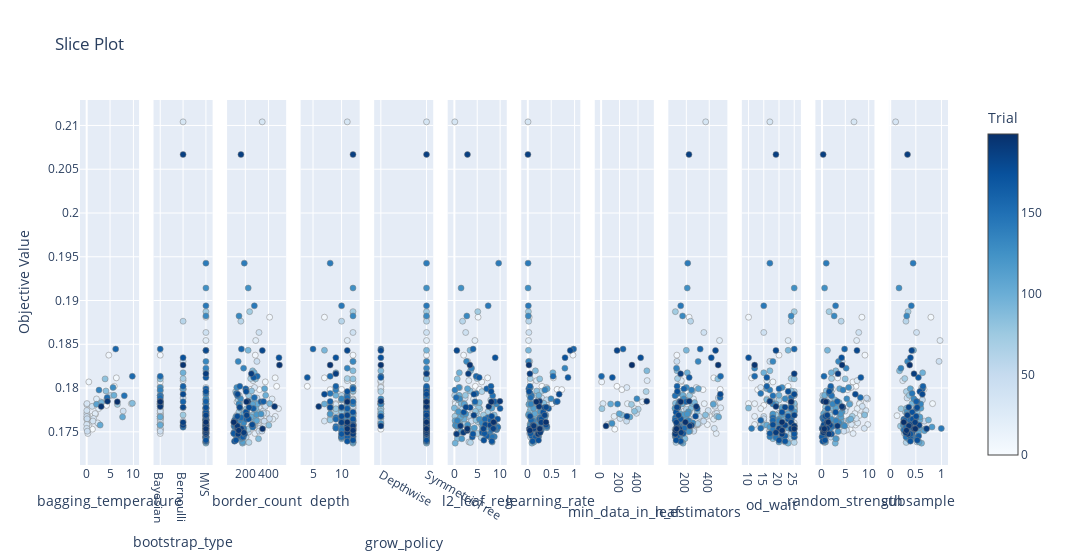

Source (notebook cell):
### Code cell
# Hyperparameters to score dependency

optuna.visualization.plot_slice(study)

### Figure 1 — Plotly figure (JSON) as saved in the notebook; plotly's stock layout.template omitted (floating-point values rounded to 4 significant figures; data arrays with more than 128 entries replaced by an {"elided": "..."} marker saying what was removed)
{"data": [{"marker": {"color": [0, 2, 4, 5, 7, 8, 10, 11, 12, 13, 15, 16, 17, 18, 19, 20, 21, 23, 24, 25, 28, 30, 31, 32, 34, 35, 36, 37, 38, 39, 40, 42, 43, 45, 47, 60, 66, 74, 82, 84, 87, 94, 99, 103, 104, 110, 129, 137, 149, 153, 155, 158, 193, 194, 199], "colorbar": {"title": {"text": "Trial"}, "x": 1, "xpad": 40}, "colorscale": [[0, "rgb(247,251,255)"], [0.125, "rgb(222,235,247)"], [0.25, "rgb(198,219,239)"], [0.375, "rgb(158,202,225)"], [0.5, "rgb(107,174,214)"], [0.625, "rgb(66,146,198)"], [0.75, "rgb(33,113,181)"], [0.875, "rgb(8,81,156)"], [1, "rgb(8,48,107)"]], "line": {"color": "Grey", "width": 0.5}, "showscale": true}, "mode": "markers", "name": "Feasible Trial", "showlegend": false, "type": "scatter", "x": [5.896, 1.229, 4.243, 6.343, 4.73, 1.06, 0.4539, 1.877, 0.3127, 0.4784, 2.934, 9.544, 0.1246, 2.649, 2.55, 0.2262, 0.245, 1.806, 0.01117, 2.101, 0.03183, 2.363, 0.0595, 0.124, 0.01588, 1.46, 1.331, 0.002172, 0.01708, 0.03165, 7.809, 1.166, 0.1227, 0.006366, 0.08452, 5.131, 4.253, 6.574, 3.939, 4.118, 9.774, 3.137, 5.841, 2.885, 7.673, 2.1, 5.635, 2.633, 8.045, 4.378, 9.765, 6.205, 4.451, 3.097, 6.553], "xaxis": "x", "y": [0.1802, 0.1753, 0.178, 0.1812, 0.1838, 0.1767, 0.1807, 0.177, 0.1758, 0.1758, 0.1784, 0.1782, 0.1758, 0.1759, 0.1776, 0.1768, 0.1748, 0.1771, 0.1764, 0.1788, 0.1781, 0.176, 0.1782, 0.1752, 0.1758, 0.1765, 0.1762, 0.1754, 0.1771, 0.1774, 0.1774, 0.1779, 0.1751, 0.1768, 0.1765, 0.1792, 0.1786, 0.1781, 0.181, 0.1797, 0.1783, 0.1783, 0.1792, 0.1758, 0.1767, 0.1781, 0.1801, 0.1798, 0.1791, 0.1789, 0.1813, 0.1844, 0.1785, 0.1779, 0.1784], "yaxis": "y"}, {"marker": {"color": {"elided": "200 int values"}, "colorbar": {"title": {"text": "Trial"}, "x": 1, "xpad": 40}, "colorscale": [[0, "rgb(247,251,255)"], [0.125, "rgb(222,235,247)"], [0.25, "rgb(198,219,239)"], [0.375, "rgb(158,202,225)"], [0.5, "rgb(107,174,214)"], [0.625, "rgb(66,146,198)"], [0.75, "rgb(33,113,181)"], [0.875, "rgb(8,81,156)"], [1, "rgb(8,48,107)"]], "line": {"color": "Grey", "width": 0.5}, "showscale": false}, "mode": "markers", "name": "Feasible Trial", "showlegend": false, "type": "scatter", "x": {"elided": "200 str values"}, "xaxis": "x2", "y": {"elided": "200 float values"}, "yaxis": "y2"}, {"marker": {"color": {"elided": "200 int values"}, "colorbar": {"title": {"text": "Trial"}, "x": 1, "xpad": 40}, "colorscale": [[0, "rgb(247,251,255)"], [0.125, "rgb(222,235,247)"], [0.25, "rgb(198,219,239)"], [0.375, "rgb(158,202,225)"], [0.5, "rgb(107,174,214)"], [0.625, "rgb(66,146,198)"], [0.75, "rgb(33,113,181)"], [0.875, "rgb(8,81,156)"], [1, "rgb(8,48,107)"]], "line": {"color": "Grey", "width": 0.5}, "showscale": false}, "mode": "markers", "name": "Feasible Trial", "showlegend": false, "type": "scatter", "x": {"elided": "200 int values"}, "xaxis": "x3", "y": {"elided": "200 float values"}, "yaxis": "y3"}, {"marker": {"color": {"elided": "200 int values"}, "colorbar": {"title": {"text": "Trial"}, "x": 1, "xpad": 40}, "colorscale": [[0, "rgb(247,251,255)"], [0.125, "rgb(222,235,247)"], [0.25, "rgb(198,219,239)"], [0.375, "rgb(158,202,225)"], [0.5, "rgb(107,174,214)"], [0.625, "rgb(66,146,198)"], [0.75, "rgb(33,113,181)"], [0.875, "rgb(8,81,156)"], [1, "rgb(8,48,107)"]], "line": {"color": "Grey", "width": 0.5}, "showscale": false}, "mode": "markers", "name": "Feasible Trial", "showlegend": false, "type": "scatter", "x": {"elided": "200 int values"}, "xaxis": "x4", "y": {"elided": "200 float values"}, "yaxis": "y4"}, {"marker": {"color": {"elided": "200 int values"}, "colorbar": {"title": {"text": "Trial"}, "x": 1, "xpad": 40}, "colorscale": [[0, "rgb(247,251,255)"], [0.125, "rgb(222,235,247)"], [0.25, "rgb(198,219,239)"], [0.375, "rgb(158,202,225)"], [0.5, "rgb(107,174,214)"], [0.625, "rgb(66,146,198)"], [0.75, "rgb(33,113,181)"], [0.875, "rgb(8,81,156)"], [1, "rgb(8,48,107)"]], "line": {"color": "Grey", "width": 0.5}, "showscale": false}, "mode": "markers", "name": "Feasible Trial", "showlegend": false, "type": "scatter", "x": {"elided": "200 str values"}, "xaxis": "x5", "y": {"elided": "200 float values"}, "yaxis": "y5"}, {"marker": {"color": {"elided": "200 int values"}, "colorbar": {"title": {"text": "Trial"}, "x": 1, "xpad": 40}, "colorscale": [[0, "rgb(247,251,255)"], [0.125, "rgb(222,235,247)"], [0.25, "rgb(198,219,239)"], [0.375, "rgb(158,202,225)"], [0.5, "rgb(107,174,214)"], [0.625, "rgb(66,146,198)"], [0.75, "rgb(33,113,181)"], [0.875, "rgb(8,81,156)"], [1, "rgb(8,48,107)"]], "line": {"color": "Grey", "width": 0.5}, "showscale": false}, "mode": "markers", "name": "Feasible Trial", "showlegend": false, "type": "scatter", "x": {"elided": "200 float values"}, "xaxis": "x6", "y": {"elided": "200 float values"}, "yaxis": "y6"}, {"marker": {"color": {"elided": "200 int values"}, "colorbar": {"title": {"text": "Trial"}, "x": 1, "xpad": 40}, "colorscale": [[0, "rgb(247,251,255)"], [0.125, "rgb(222,235,247)"], [0.25, "rgb(198,219,239)"], [0.375, "rgb(158,202,225)"], [0.5, "rgb(107,174,214)"], [0.625, "rgb(66,146,198)"], [0.75, "rgb(33,113,181)"], [0.875, "rgb(8,81,156)"], [1, "rgb(8,48,107)"]], "line": {"color": "Grey", "width": 0.5}, "showscale": false}, "mode": "markers", "name": "Feasible Trial", "showlegend": false, "type": "scatter", "x": {"elided": "200 float values"}, "xaxis": "x7", "y": {"elided": "200 float values"}, "yaxis": "y7"}, {"marker": {"color": [0, 2, 3, 10, 15, 16, 18, 19, 20, 27, 29, 30, 31, 35, 38, 48, 61, 65, 74, 76, 83, 86, 88, 102, 104, 107, 124, 130, 134, 155, 158, 168, 174, 177, 181, 192, 193, 196], "colorbar": {"title": {"text": "Trial"}, "x": 1, "xpad": 40}, "colorscale": [[0, "rgb(247,251,255)"], [0.125, "rgb(222,235,247)"], [0.25, "rgb(198,219,239)"], [0.375, "rgb(158,202,225)"], [0.5, "rgb(107,174,214)"], [0.625, "rgb(66,146,198)"], [0.75, "rgb(33,113,181)"], [0.875, "rgb(8,81,156)"], [1, "rgb(8,48,107)"]], "line": {"color": "Grey", "width": 0.5}, "showscale": false}, "mode": "markers", "name": "Feasible Trial", "showlegend": false, "type": "scatter", "x": [172, 148, 225, 6, 449, 286, 71, 362, 141, 499, 279, 114, 20, 206, 384, 276, 402, 488, 329, 9, 362, 225, 496, 103, 312, 197, 118, 388, 178, 4, 238, 122, 429, 280, 173, 53, 495, 334], "xaxis": "x8", "y": [0.1802, 0.1753, 0.1798, 0.1807, 0.1784, 0.1782, 0.1759, 0.1776, 0.1768, 0.1808, 0.1801, 0.176, 0.1782, 0.1765, 0.1771, 0.1762, 0.1776, 0.1796, 0.1781, 0.1776, 0.1773, 0.1769, 0.182, 0.1782, 0.1767, 0.1771, 0.176, 0.1788, 0.1782, 0.1813, 0.1844, 0.1812, 0.1835, 0.1768, 0.1843, 0.1757, 0.1785, 0.1826], "yaxis": "y8"}, {"marker": {"color": {"elided": "200 int values"}, "colorbar": {"title": {"text": "Trial"}, "x": 1, "xpad": 40}, "colorscale": [[0, "rgb(247,251,255)"], [0.125, "rgb(222,235,247)"], [0.25, "rgb(198,219,239)"], [0.375, "rgb(158,202,225)"], [0.5, "rgb(107,174,214)"], [0.625, "rgb(66,146,198)"], [0.75, "rgb(33,113,181)"], [0.875, "rgb(8,81,156)"], [1, "rgb(8,48,107)"]], "line": {"color": "Grey", "width": 0.5}, "showscale": false}, "mode": "markers", "name": "Feasible Trial", "showlegend": false, "type": "scatter", "x": {"elided": "200 int values"}, "xaxis": "x9", "y": {"elided": "200 float values"}, "yaxis": "y9"}, {"marker": {"color": {"elided": "200 int values"}, "colorbar": {"title": {"text": "Trial"}, "x": 1, "xpad": 40}, "colorscale": [[0, "rgb(247,251,255)"], [0.125, "rgb(222,235,247)"], [0.25, "rgb(198,219,239)"], [0.375, "rgb(158,202,225)"], [0.5, "rgb(107,174,214)"], [0.625, "rgb(66,146,198)"], [0.75, "rgb(33,113,181)"], [0.875, "rgb(8,81,156)"], [1, "rgb(8,48,107)"]], "line": {"color": "Grey", "width": 0.5}, "showscale": false}, "mode": "markers", "name": "Feasible Trial", "showlegend": false, "type": "scatter", "x": {"elided": "200 int values"}, "xaxis": "x10", "y": {"elided": "200 float values"}, "yaxis": "y10"}, {"marker": {"color": {"elided": "200 int values"}, "colorbar": {"title": {"text": "Trial"}, "x": 1, "xpad": 40}, "colorscale": [[0, "rgb(247,251,255)"], [0.125, "rgb(222,235,247)"], [0.25, "rgb(198,219,239)"], [0.375, "rgb(158,202,225)"], [0.5, "rgb(107,174,214)"], [0.625, "rgb(66,146,198)"], [0.75, "rgb(33,113,181)"], [0.875, "rgb(8,81,156)"], [1, "rgb(8,48,107)"]], "line": {"color": "Grey", "width": 0.5}, "showscale": false}, "mode": "markers", "name": "Feasible Trial", "showlegend": false, "type": "scatter", "x": {"elided": "200 float values"}, "xaxis": "x11", "y": {"elided": "200 float values"}, "yaxis": "y11"}, {"marker": {"color": {"elided": "145 int values"}, "colorbar": {"title": {"text": "Trial"}, "x": 1, "xpad": 40}, "colorscale": [[0, "rgb(247,251,255)"], [0.125, "rgb(222,235,247)"], [0.25, "rgb(198,219,239)"], [0.375, "rgb(158,202,225)"], [0.5, "rgb(107,174,214)"], [0.625, "rgb(66,146,198)"], [0.75, "rgb(33,113,181)"], [0.875, "rgb(8,81,156)"], [1, "rgb(8,48,107)"]], "line": {"color": "Grey", "width": 0.5}, "showscale": false}, "mode": "markers", "name": "Feasible Trial", "showlegend": false, "type": "scatter", "x": {"elided": "145 float values"}, "xaxis": "x12", "y": {"elided": "145 float values"}, "yaxis": "y12"}], "layout": {"title": {"text": "Slice Plot"}, "width": 3600, "xaxis": {"anchor": "y", "domain": [0, 0.06806], "title": {"text": "bagging_temperature"}}, "xaxis10": {"anchor": "y10", "domain": [0.7625, 0.8306], "title": {"text": "od_wait"}}, "xaxis11": {"anchor": "y11", "domain": [0.8472, 0.9153], "title": {"text": "random_strength"}}, "xaxis12": {"anchor": "y12", "domain": [0.9319, 1.0], "title": {"text": "subsample"}}, "xaxis2": {"anchor": "y2", "categoryarray": ["Bayesian", "Bernoulli", "MVS"], "categoryorder": "array", "domain": [0.08472, 0.1528], "title": {"text": "bootstrap_type"}, "type": "category"}, "xaxis3": {"anchor": "y3", "domain": [0.1694, 0.2375], "title": {"text": "border_count"}}, "xaxis4": {"anchor": "y4", "domain": [0.2542, 0.3222], "title": {"text": "depth"}}, "xaxis5": {"anchor": "y5", "categoryarray": ["Depthwise", "SymmetricTree"], "categoryorder": "array", "domain": [0.3389, 0.4069], "title": {"text": "grow_policy"}, "type": "category"}, "xaxis6": {"anchor": "y6", "domain": [0.4236, 0.4917], "title": {"text": "l2_leaf_reg"}}, "xaxis7": {"anchor": "y7", "domain": [0.5083, 0.5764], "title": {"text": "learning_rate"}}, "xaxis8": {"anchor": "y8", "domain": [0.5931, 0.6611], "title": {"text": "min_data_in_leaf"}}, "xaxis9": {"anchor": "y9", "domain": [0.6778, 0.7458], "title": {"text": "n_estimators"}}, "yaxis": {"anchor": "x", "domain": [0, 1], "title": {"text": "Objective Value"}}, "yaxis10": {"anchor": "x10", "domain": [0, 1], "matches": "y", "showticklabels": false}, "yaxis11": {"anchor": "x11", "domain": [0, 1], "matches": "y", "showticklabels": false}, "yaxis12": {"anchor": "x12", "domain": [0, 1], "matches": "y", "showticklabels": false}, "yaxis2": {"anchor": "x2", "domain": [0, 1], "matches": "y", "showticklabels": false}, "yaxis3": {"anchor": "x3", "domain": [0, 1], "matches": "y", "showticklabels": false}, "yaxis4": {"anchor": "x4", "domain": [0, 1], "matches": "y", "showticklabels": false}, "yaxis5": {"anchor": "x5", "domain": [0, 1], "matches": "y", "showticklabels": false}, "yaxis6": {"anchor": "x6", "domain": [0, 1], "matches": "y", "showticklabels": false}, "yaxis7": {"anchor": "x7", "domain": [0, 1], "matches": "y", "showticklabels": false}, "yaxis8": {"anchor": "x8", "domain": [0, 1], "matches": "y", "showticklabels": false}, "yaxis9": {"anchor": "x9", "domain": [0, 1], "matches": "y", "showticklabels": false}}}
